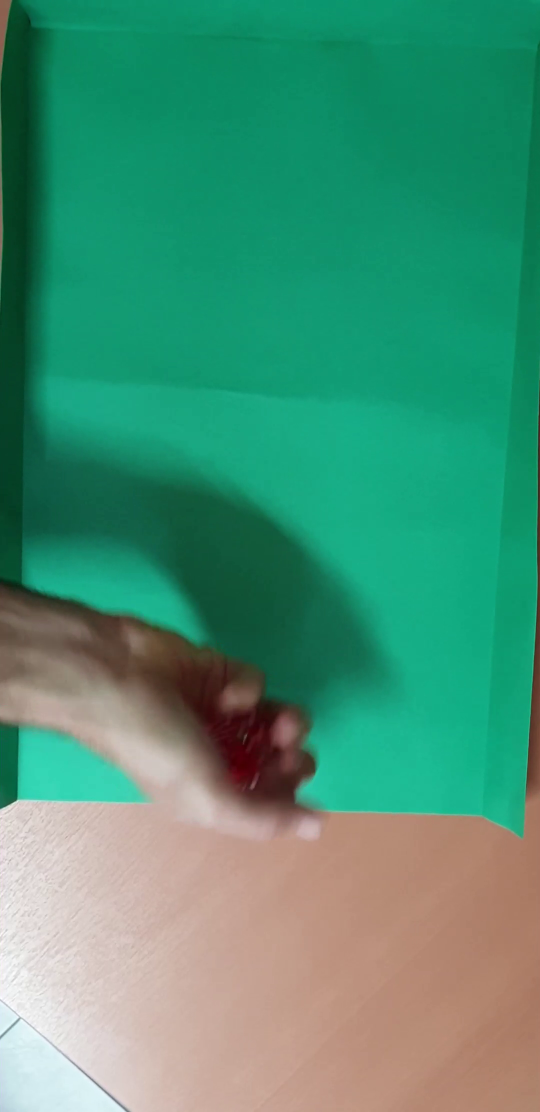
#> input picture frame 14 of TP3/tirada_1.mp4, 1080 x 2224 px (shown at 1/2 size)
$ python 'TP3 - Diez, Duvia - PDI12026.py'   (older library calls are emulated)
#> lines starting #> are read from the running program, lines starting #| are printed output that depends on the picture; after the words box and inside, x2 and y2 are one past the last pixel; in counts of white or black regions, pixels touching at a corner belong together
"""
Trabajo Práctico III - PDI
Laureano Diez, Uriel Duvia

Junio 2026

Se requiere detectar qué números surjen de tiradas de dados en distintos videos.

"""

import cv2
import numpy as np
import matplotlib.pyplot as plt
import glob
import os

# ===============================================================================
# Función imshow para mostrar imágenes
# ===============================================================================
# [14 lines left out: function imshow, not called in this run]


# Carga de videos
videos = sorted(glob.glob('TP3/videos/tirada_*.mp4'))
if not videos:
    videos = sorted(glob.glob('tirada_*.mp4'))

if not videos:
    print("No se encontraron videos.")

# Creación de la carpeta de salida
output_dir = os.path.join('TP3', 'resultados')
os.makedirs(output_dir, exist_ok=True)

tirada_nro = 1

# Procesamiento de los videos
for video_path in videos:
    video_name = os.path.basename(video_path)
    print(f"\n{'='*50}\nProcesando: {video_name}\n{'='*50}")

    # Lectura del video
    cap = cv2.VideoCapture(video_path)
    if not cap.isOpened():
        print(f"No se pudo abrir el video {video_name}.")
        continue

    width = int(cap.get(cv2.CAP_PROP_FRAME_WIDTH))
    height = int(cap.get(cv2.CAP_PROP_FRAME_HEIGHT))
    fps = int(cap.get(cv2.CAP_PROP_FPS))

    nombre_salida = os.path.join(output_dir, f'Resultado_{video_name}')
    out = cv2.VideoWriter(nombre_salida, cv2.VideoWriter_fourcc(*'mp4v'), fps, (width, height))

    # Variables de estado de la máquina
    estado = 'BUSCANDO'
    centroides_anteriores = None
    contador_frames_quietos = 0

    dados_reposo = []
    resultados_tirada = []

    # Procesamiento de los frames
    while cap.isOpened():
        ret, frame = cap.read()
#> frame is the input picture: shape (2224, 1080, 3); mean B, G, R 116.6, 145.4, 73.4
        if not ret:
            break

        frame_result = frame.copy()
        frame_gris = cv2.cvtColor(frame, cv2.COLOR_BGR2GRAY)
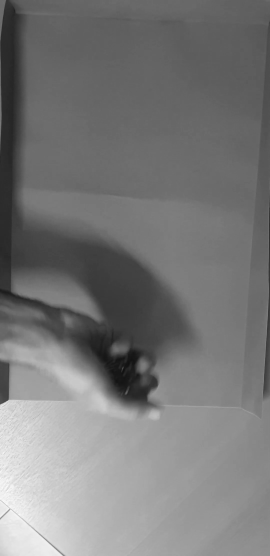
#> frame_gris: shape (2224, 1080) (shown at 1/4 size); min 15, max 255, mean 120.5
        frame_hsv = cv2.cvtColor(frame, cv2.COLOR_BGR2HSV)
#> frame_hsv: shape (2224, 1080, 3); mean H, S, V 58.6, 170, 155.7

        # --- 1) SEGMENTACIÓN DE LOS DADOS ---
        mask_verde = cv2.inRange(frame_hsv, np.array([35, 40, 40]), np.array([85, 255, 255]))
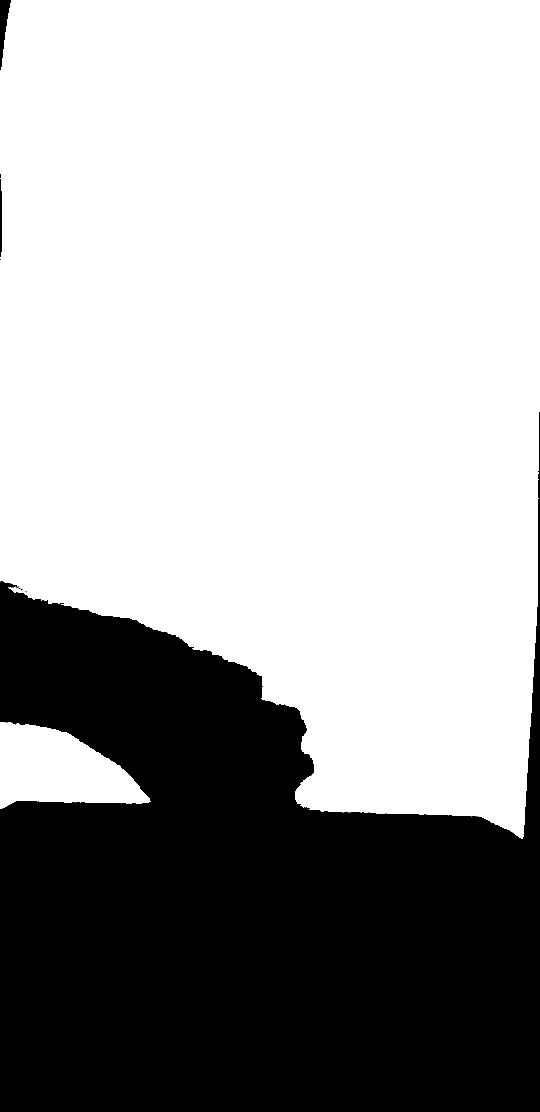
#> mask_verde: shape (2224, 1080) (shown at 1/2 size); 65.3% white; 18 black regions (15 under 20 px), largest, box (x1, y1, x2, y2) and area: (0, 824, 1080, 2224) 831066, (0, 0, 22, 140) 1540, (0, 358, 4, 514) 556
        mask_sin_verde = cv2.bitwise_not(mask_verde)

        mask_rojo1 = cv2.inRange(frame_hsv, np.array([0,  100, 60]), np.array([10,  255, 255]))
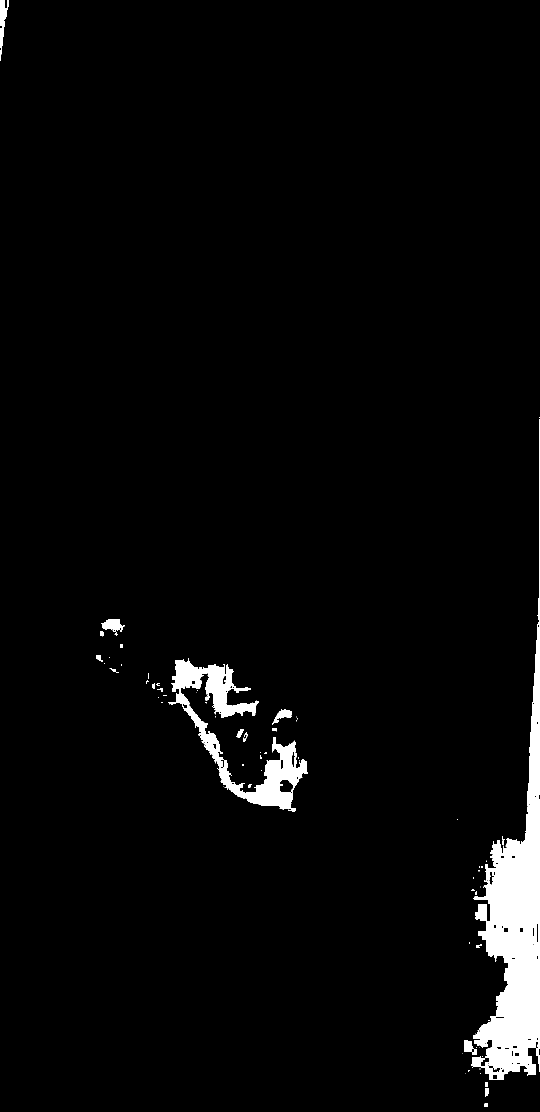
#> mask_rojo1: shape (2224, 1080) (shown at 1/2 size); 3.3% white; 75 white regions (45 under 20 px), largest, box (x1, y1, x2, y2) and area: (942, 838, 1080, 2160) 54445, (336, 1316, 616, 1623) 20434, (0, 0, 18, 122) 1020
        mask_rojo2 = cv2.inRange(frame_hsv, np.array([165, 100, 60]), np.array([180, 255, 255]))
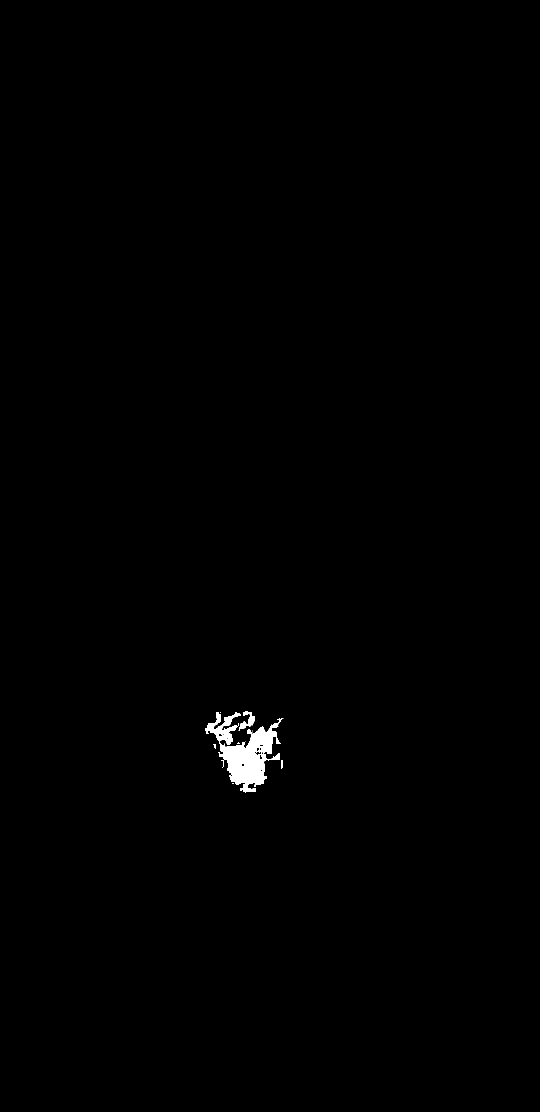
#> mask_rojo2: shape (2224, 1080) (shown at 1/2 size); 0.46% white; 13 white regions (8 under 20 px), largest, box (x1, y1, x2, y2) and area: (410, 1424, 567, 1586) 10357, (486, 1422, 510, 1453) 330, (477, 1443, 496, 1462) 174, (562, 1520, 566, 1538) 68, (426, 1488, 432, 1498) 40
        mask_rojo = cv2.bitwise_or(mask_rojo1, mask_rojo2)
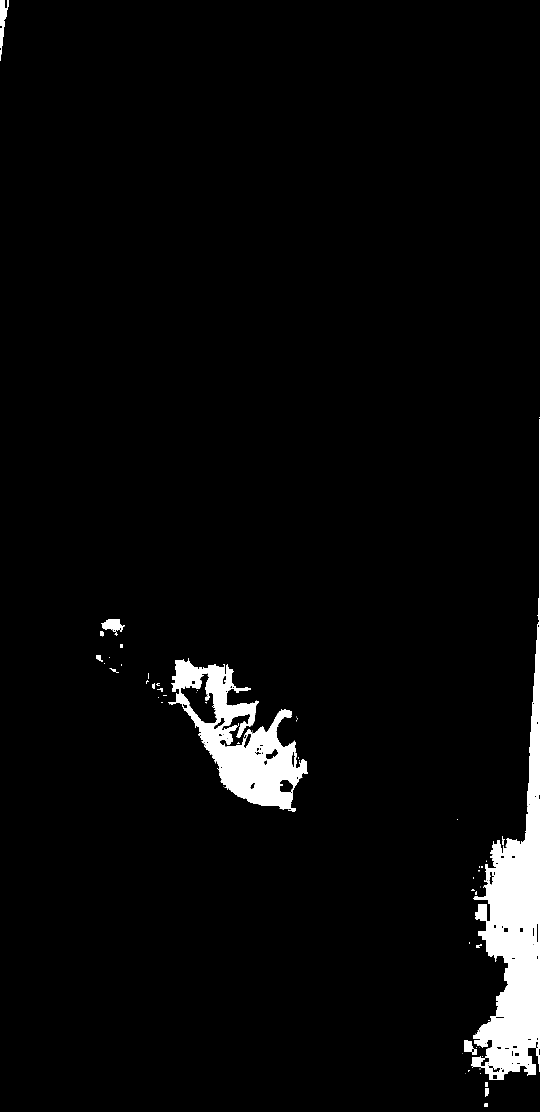
#> mask_rojo: shape (2224, 1080) (shown at 1/2 size); 3.8% white; 69 white regions (45 under 20 px), largest, box (x1, y1, x2, y2) and area: (942, 838, 1080, 2160) 54445, (336, 1316, 616, 1623) 32015, (0, 0, 18, 122) 1020

        mask_dados = cv2.bitwise_and(mask_rojo, mask_sin_verde)

        kernel_c = cv2.getStructuringElement(cv2.MORPH_ELLIPSE, (11, 11))
        mask_dados = cv2.morphologyEx(mask_dados, cv2.MORPH_CLOSE, kernel_c)
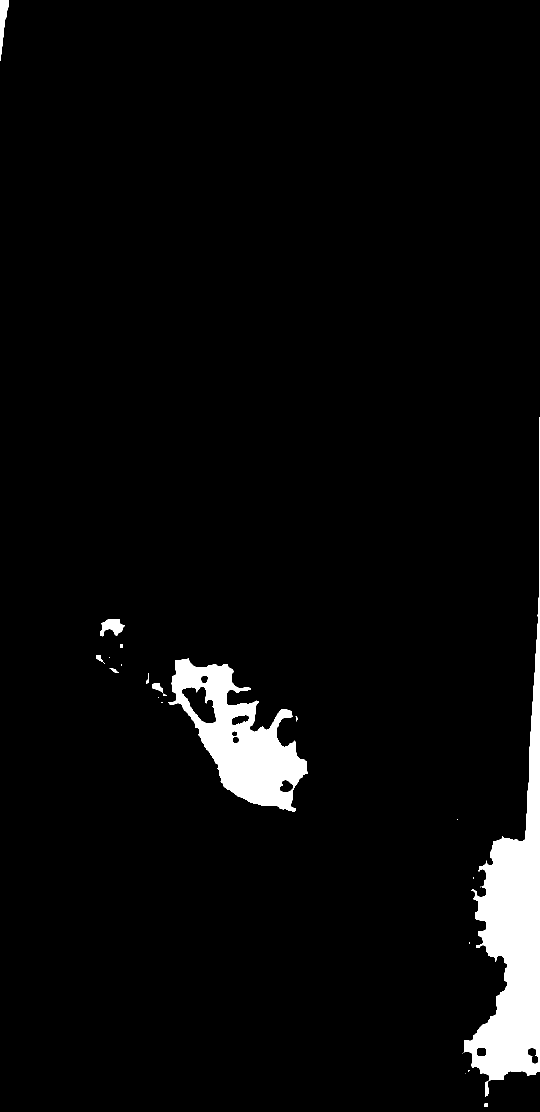
#> mask_dados: shape (2224, 1080) (shown at 1/2 size); 4.1% white; 23 white regions (11 under 20 px), largest, box (x1, y1, x2, y2) and area: (927, 834, 1080, 2194) 58936, (336, 1316, 616, 1623) 36037, (0, 0, 18, 122) 1120

        num_labels, labels, stats, centroids = cv2.connectedComponentsWithStats(mask_dados, connectivity=8, ltype=cv2.CV_32S)
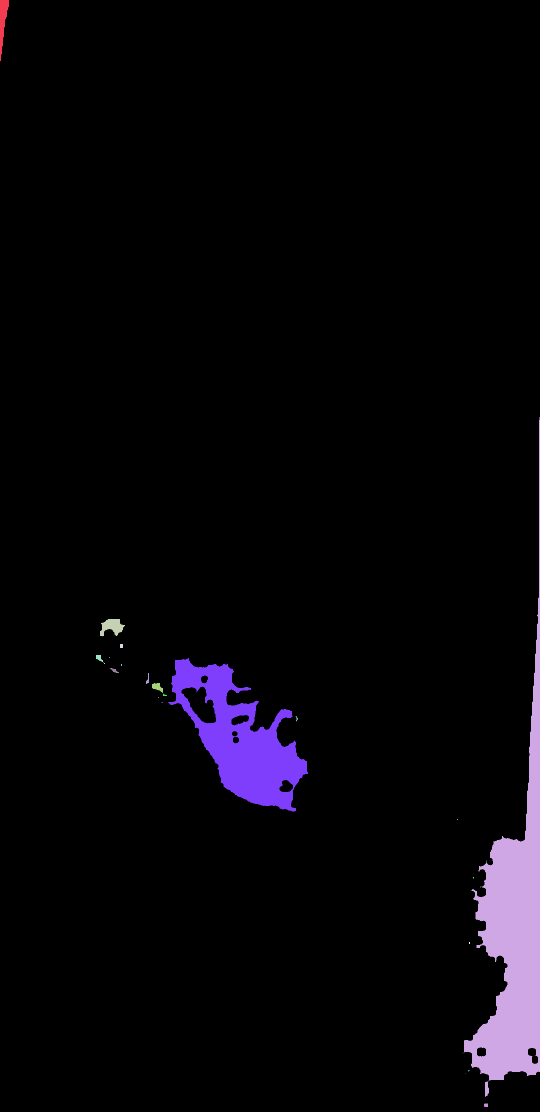
#> labels: shape (2224, 1080) int32 (shown at 1/2 size); 24 distinct labels, from 0 to 23; one colour per label, 0 black
#> num_labels = 24; stats = 24 rows, first 6: [0, 0, 1080, 2224, 2304072], [0, 0, 18, 122, 1120], [927, 834, 153, 1360, 58936], [200, 1238, 50, 35, 1035], [240, 1288, 6, 8, 48], [192, 1310, 18, 18, 123]; centroids = 24 rows, first 8: [528.3, 1087.2], [5.47, 41.5], [1029.8, 1850.5], [223.8, 1252.7], [242.5, 1291.5], [198.4, 1316], [218.5, 1314.5], [481.4, 1478.6]

        dados_actuales = []
        for i in range(1, num_labels):
            x = stats[i, cv2.CC_STAT_LEFT]
            y = stats[i, cv2.CC_STAT_TOP]
            w = stats[i, cv2.CC_STAT_WIDTH]
            h = stats[i, cv2.CC_STAT_HEIGHT]
            area = stats[i, cv2.CC_STAT_AREA]
            aspect_ratio = float(w) / h

            if 800 < area < 20000 and 0.5 < aspect_ratio < 1.8:
                dados_actuales.append({'bbox': (x, y, w, h), 'centroide': centroids[i]})
#> this loop made 23 passes
#> (x, y, w, h, area, aspect_ratio) on passes 1, 2, 3, 4, 5, 7, 9, 10: (0, 0, 18, 122, 1120, 0.148), (927, 834, 153, 1360, 58936, 0.113), (200, 1238, 50, 35, 1035, 1.43), (240, 1288, 6, 8, 48, 0.75), (192, 1310, 18, 18, 123, 1), (336, 1316, 280, 307, 36037, 0.912), (219, 1336, 19, 10, 78, 1.9), (292, 1346, 6, 22, 67, 0.273)
#> after the loop, dados_actuales = 1 item

        # --- 2) LÓGICA DE MOVIMIENTO ---
        if len(dados_actuales) == 5:
            dados_actuales = sorted(dados_actuales, key=lambda d: d['centroide'][0])
            centroides_actuales = np.array([d['centroide'] for d in dados_actuales])

            if centroides_anteriores is not None:
                distancias = np.sqrt(np.sum((centroides_actuales - centroides_anteriores)**2, axis=1))
                if np.all(distancias < 5.0):
                    contador_frames_quietos += 1
                else:
                    contador_frames_quietos = 0
                    estado = 'BUSCANDO'

            centroides_anteriores = centroides_actuales

            # --- 3) TRANSICIÓN AL REPOSO Y CÁLCULO DE PUNTOS ---
            if contador_frames_quietos > 15 and estado == 'BUSCANDO':
                estado = 'REPOSO'
                dados_reposo = dados_actuales

                resultados_tirada = []
                rois_bgr_list = []
                rois_bin_list = []

                # Escala de grises y ROI
                for k in range(5):
                    x, y, w, h = dados_reposo[k]['bbox']
                    roi_dado_bgr = frame[y:y+h, x:x+w]
                    roi_dado = frame_gris[y:y+h, x:x+w]

                    # Tophat
                    k_size = max(3, int(min(w, h) * 0.20))
                    kernel_tophat = cv2.getStructuringElement(cv2.MORPH_ELLIPSE, (k_size, k_size))
                    roi_tophat = cv2.morphologyEx(roi_dado, cv2.MORPH_TOPHAT, kernel_tophat)

                    # Otsu
                    _, roi_bin = cv2.threshold(roi_tophat, 0, 255, cv2.THRESH_BINARY + cv2.THRESH_OTSU)

                    # [5 lines of commented-out code are left out]

                    rois_bgr_list.append(roi_dado_bgr)
                    rois_bin_list.append(roi_bin)

                    c_num, c_labels, c_stats, _ = cv2.connectedComponentsWithStats(roi_bin, connectivity=8, ltype=cv2.CV_32S)

                    puntos_detectados = 0
                    area_dado = w * h

                    for j in range(1, c_num):
                        c_w = c_stats[j, cv2.CC_STAT_WIDTH]
                        c_h = c_stats[j, cv2.CC_STAT_HEIGHT]
                        c_area = c_stats[j, cv2.CC_STAT_AREA]
                        c_ar = float(c_w) / c_h

                        if (area_dado * 0.015) < c_area < (area_dado * 0.15) and 0.4 < c_ar < 2.5:
                            puntos_detectados += 1

                    resultados_tirada.append(puntos_detectados)


                tiempo_seg = cap.get(cv2.CAP_PROP_POS_MSEC) / 1000.0
                print(f"\n  TIRADA {tirada_nro}  |  t={tiempo_seg:.2f}s")
                for i, puntos in enumerate(resultados_tirada):
                    print(f"    Dado {i+1}: {puntos} puntos")
                print(f"    SUMA TOTAL: {sum(resultados_tirada)}\n")

                for idx, dado in enumerate(dados_reposo):
                    x, y, w, h = dado['bbox']
                    cv2.rectangle(frame_result, (x, y), (x+w, y+h), (0, 255, 0), 2)
                    cv2.putText(frame_result, f"D{idx+1}-{resultados_tirada[idx]}", (x, y - 10), cv2.FONT_HERSHEY_SIMPLEX, 0.8, (0, 255, 255), 2)

                plt.figure(figsize=(12, 7))
                plt.suptitle(f"Tirada {tirada_nro} - Suma Total: {sum(resultados_tirada)}", fontsize=16, fontweight='bold')

                plt.subplot(2, 2, 1)
                plt.imshow(cv2.cvtColor(frame_result, cv2.COLOR_BGR2RGB))
                plt.title("1. Video en reposo (Frame completo)")
                plt.axis('off')

                plt.subplot(2, 2, 2)
                plt.imshow(mask_dados, cmap='gray')
                plt.title("2. Capa imagen de detección (HSV)")
                plt.axis('off')

                plt.subplot(2, 1, 2)
                dice_visuals = []
                for i in range(5):
                    bgr_res = cv2.resize(rois_bgr_list[i], (90, 90))
                    bin_res = cv2.cvtColor(cv2.resize(rois_bin_list[i], (90, 90)), cv2.COLOR_GRAY2BGR)

                    lbl = np.zeros((35, 90, 3), dtype=np.uint8)
                    cv2.putText(lbl, f"D{i+1}: {resultados_tirada[i]}", (10, 25), cv2.FONT_HERSHEY_SIMPLEX, 0.6, (255, 255, 255), 2)

                    col = np.vstack([lbl, bgr_res, bin_res])
                    dice_visuals.append(col)

                    if i < 4:
                        dice_visuals.append(np.zeros((215, 20, 3), dtype=np.uint8))

                final_row = np.hstack(dice_visuals)
                plt.imshow(cv2.cvtColor(final_row, cv2.COLOR_BGR2RGB))
                plt.title("3. Dados cropeados con sus resultados (Original y TopHat+Otsu)")
                plt.axis('off')

                plt.tight_layout()
                plt.show(block=True)

                tirada_nro += 1

        else:
            contador_frames_quietos = 0
            centroides_anteriores = None

        if estado == 'REPOSO':
            if len(dados_actuales) == 5:
                centroides_act = np.array([d['centroide'] for d in dados_actuales])
                centroides_rep = np.array([d['centroide'] for d in dados_reposo])
                if np.max(np.sqrt(np.sum((centroides_act - centroides_rep)**2, axis=1))) > 20.0:
                    estado = 'BUSCANDO'
                    contador_frames_quietos = 0

            # --- 4) DIBUJO EN PANTALLA CONSTANTE DURANTE EL REPOSO ---
            for idx, dado in enumerate(dados_reposo):
                x, y, w, h = dado['bbox']
                cv2.rectangle(frame_result, (x, y), (x+w, y+h), (0, 255, 0), 2)
                cv2.putText(frame_result, f"D{idx+1}-{resultados_tirada[idx]}", (x, y - 10), cv2.FONT_HERSHEY_SIMPLEX, 0.8, (0, 255, 255), 2)

        out.write(frame_result)

    cap.release()
    out.release()
    print(f"Video guardado exitosamente en: {nombre_salida}")

cv2.destroyAllWindows()
